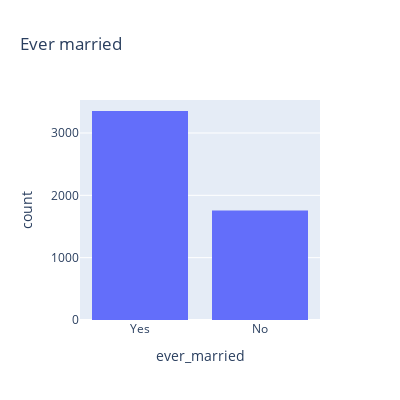

Notebook cell for this chart:
### Markdown cell above
<h4>Married</h4>

### Code cell
print (f'{round(df["ever_married"].value_counts(normalize=True)*100,2)}')
fig = px.histogram(df, x="ever_married", title='Ever married', width=400, height=400)
fig.show()

### Figure 1 — Plotly figure (JSON) as saved in the notebook; plotly's stock layout.template omitted (floating-point values rounded to 4 significant figures; data arrays with more than 128 entries replaced by an {"elided": "..."} marker saying what was removed)
{"data": [{"alignmentgroup": "True", "bingroup": "x", "hovertemplate": "ever_married=%{x}<br>count=%{y}<extra></extra>", "legendgroup": "", "marker": {"color": "#636efa", "pattern": {"shape": ""}}, "name": "", "offsetgroup": "", "orientation": "v", "showlegend": false, "type": "histogram", "x": {"elided": "5110 str values"}, "xaxis": "x", "yaxis": "y"}], "layout": {"barmode": "relative", "height": 400, "legend": {"tracegroupgap": 0}, "title": {"text": "Ever married"}, "width": 400, "xaxis": {"anchor": "y", "domain": [0, 1], "title": {"text": "ever_married"}}, "yaxis": {"anchor": "x", "domain": [0, 1], "title": {"text": "count"}}}}
